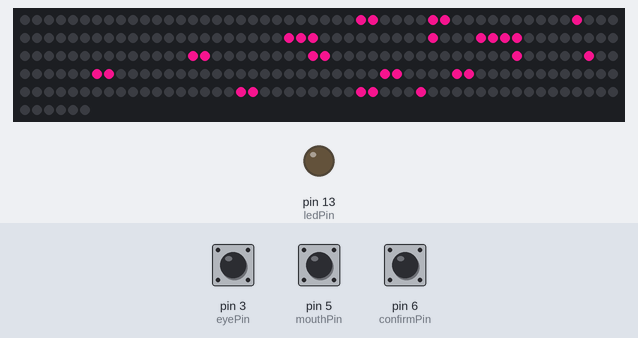
The sketch below on a simulated Arduino Uno, built with avr-gcc and run on an emulated ATmega328P. On the bench: 256 RGB LEDs in strip order, left to right, continuing on the next row, output pins drawn as LEDs (lit = HIGH). The test bench sets the inputs (shaded band); at power-on: pin 6 (confirmPin) HIGH, pin 3 (eyePin) HIGH, pin 5 (mouthPin) HIGH.

Above: at 1.2 s.
1.3 s: pin 6 (confirmPin) pulled LOW for 0.15 s
Timing chart, 0 to 4.3 s (numbered marks = the images above; inputs shaded):
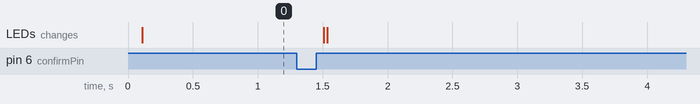

The sketch:

RinaChanBoard.ino
```cpp
#include <ezButton.h>
#include <FastLED.h>
#include <array>
#define NUM_LEDS 256 //4*8*8 BOARDS
#define ARRAY_SIZE(array) ((sizeof(array))/(sizeof(array[0]))) //why this works as a def micro but not a function, I do not know.
CRGB leds[NUM_LEDS];

int EYES_BLINK[] = {33,29,28,27,26,230,221,220,219,218,/*99,100,101,102,103,162,163,164,92,155,84,85,86,87,146,147*/};
int EYES_CONTENT[] = {30,125,124,27,220,187,186,217};
int EYES_SMILE[] = {46,34,35,29,28,125,124,114,115,233,228,229,219,218,187,186,180,181};
int EYES_UWU[] {47,46,34,35,27,125,124,112,113,183,182,187,186,220,228,229,233,232};
int EYES_O[] {34,35,30,29,27,126,125,124,123,114,115,228,229,220,218,217,188,187,186,185,180,181};

int MOUTH_CONTENT[] = {93,83,75,74,73,72,141,140,148,154};
int MOUTH_SMILE[] = {91,90,89,88,84,74,73,72,141,147,157,156};
int MOUTH_UWU[] {84,74,73,72,141,147};
int MOUTH_O[] {105,104,101,162,91,156,85,146,73,72};

int eyeSelect = 0;
int eyeCurrent = 0;
int mouthSelect = 0;
int mouthCurrent = 0;

int eyeButtonState = 0;
int mouthButtonState = 0;
int confirmButtonState = 0;
int eyeButtonLastState = 0;
int mouthButtonLastState = 0;
int confirmButtonLastState = 0;

unsigned long startMillis;  //some global variables available anywhere in the program
unsigned long currentMillis;
bool blinking = false;

//Consts. Customize these according to the pins your buttons and LED data are on, how sensitive to deboundce your buttons are,
//and how long you want Rina to go between blink (and how long those blinks should last!)
const unsigned long blinkPeriod = 5000;  //the value is a number of milliseconds
const unsigned long blinkLength = 500;
const int eyePin = 3;
const int mouthPin = 5;
const int confirmPin = 6; // the number of the pushbutton pin
const int ledPin =  13;      // the number of the LED pin
const int debounceTime = 50;

ezButton eyeButton(eyePin);
ezButton mouthButton(mouthPin);
ezButton confirmButton(confirmPin);

//the boards zigzag
//layout is like this:
//15,14,13,12,11,10,9,8
//0,1,2,3,4,5,6,7
//with all the labels on the board rightside up.
void setup() {
  // put your setup code here, to run once:
  FastLED.addLeds<NEOPIXEL, 7>(leds, NUM_LEDS);
  pinMode(ledPin, OUTPUT);
  eyeButton.setDebounceTime(debounceTime);
  mouthButton.setDebounceTime(debounceTime);
  confirmButton.setDebounceTime(debounceTime);
  updateFace();
  startMillis = millis();
}

void clearFace() {
  for (int i = 0; i < NUM_LEDS ; i++) {
    leds[i] = CRGB::Black ;
  }
}

void lightFace(int face[]) {
  int length = 0;
}

void lightFace(int face[], int arraySize) {
  for (int i = 0; i < arraySize; i++) {
    leds[face[i]] = CRGB::DeepPink;
    leds[face[i]].fadeLightBy(32);
  }
  FastLED.show();
}

void updateEyes(){
  switch(eyeCurrent){
    case 1:
      changeFace(EYES_SMILE, ARRAY_SIZE(EYES_SMILE));
      break;
    case 2:
      changeFace(EYES_UWU, ARRAY_SIZE(EYES_UWU));
      break;
    case 3:
      changeFace(EYES_O, ARRAY_SIZE(EYES_O));
      break;
    default:
      changeFace(EYES_CONTENT, ARRAY_SIZE(EYES_CONTENT));
      break;
  }
  delay(25);
}
void updateMouth(){
  switch(mouthCurrent){
    case 1:
      changeFace(MOUTH_SMILE, ARRAY_SIZE(MOUTH_SMILE));
      break;
    case 2:
      changeFace(MOUTH_UWU, ARRAY_SIZE(MOUTH_UWU));
      break;
    case 3:
      changeFace(MOUTH_O, ARRAY_SIZE(MOUTH_O));
      break;
    default:
      changeFace(MOUTH_CONTENT, ARRAY_SIZE(MOUTH_CONTENT));
      break;
  }
  delay(25);
}

void updateFace(){
  clearFace();
  updateEyes();
  updateMouth();
}

void changeFace(int face[], int faceSize) {
  lightFace(face, faceSize);
}

void loop() {
  eyeButton.loop();
  mouthButton.loop();
  confirmButton.loop();
  eyeButtonState = eyeButton.getState();
  mouthButtonState = mouthButton.getState();
  confirmButtonState = confirmButton.getState();

  if (eyeButtonLastState != eyeButtonState){
    if (eyeButtonState == HIGH){
      eyeSelect++;
    }
    eyeButtonLastState = eyeButtonState;
  }
  if (mouthButtonLastState != mouthButtonState){
    if (mouthButtonState == HIGH){
      mouthSelect++;
    }
    mouthButtonLastState = mouthButtonState;
  }

  if (confirmButtonLastState != confirmButtonState){
    if (confirmButtonState == HIGH){
      eyeCurrent = eyeSelect;
      mouthCurrent = mouthSelect;
      eyeSelect = 0;
      mouthSelect = 0;
      updateFace();
    }
    confirmButtonLastState = confirmButtonState;
    startMillis = millis();
  } else {
    //only blink if we haven't just changed.
    currentMillis = millis();
    if (blinking) {
      if (currentMillis - startMillis >= blinkLength){
        updateFace();
        startMillis = currentMillis;
        blinking = false;
      }
    } else if (currentMillis - startMillis >= blinkPeriod)
    {
      clearFace();
      changeFace(EYES_BLINK, ARRAY_SIZE(EYES_BLINK));
      delay(25);
      updateMouth(); //keep mouth in place!
      startMillis = currentMillis;
      blinking = true;
    }
  }
}
```
